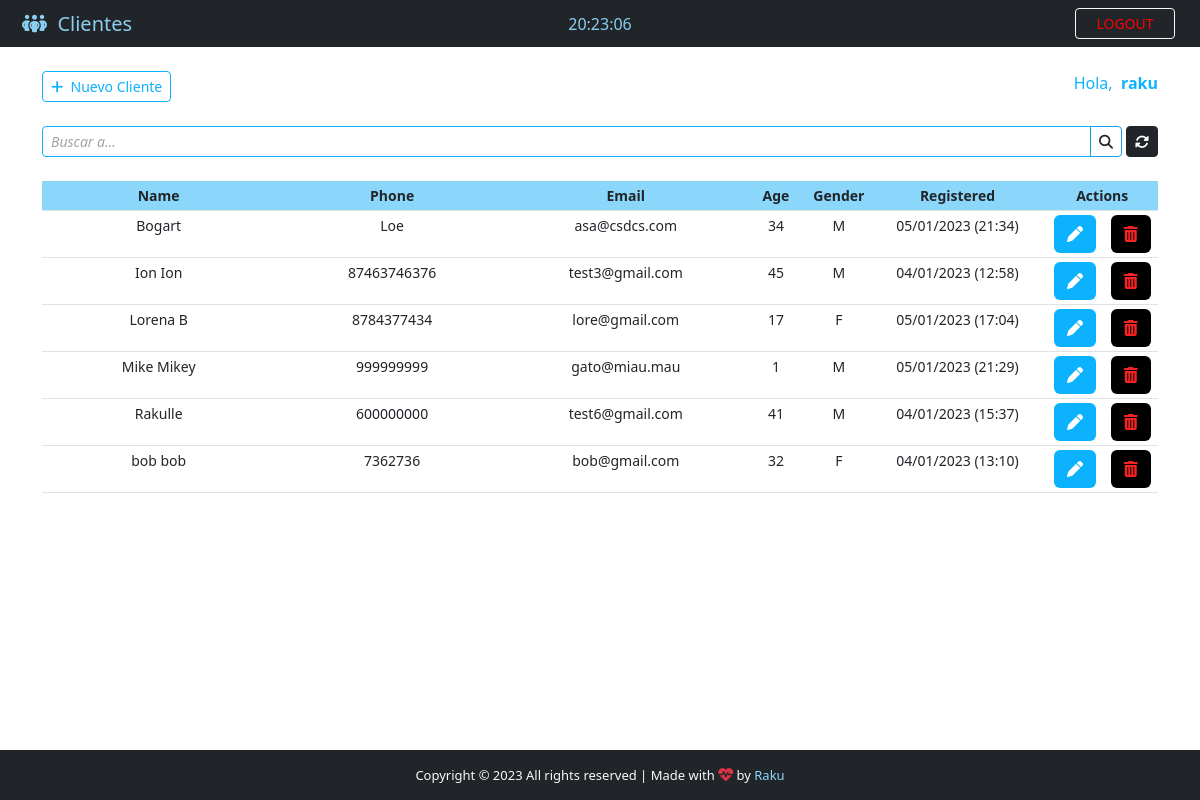
Page /backend/ (signed in) on the earlier database version.
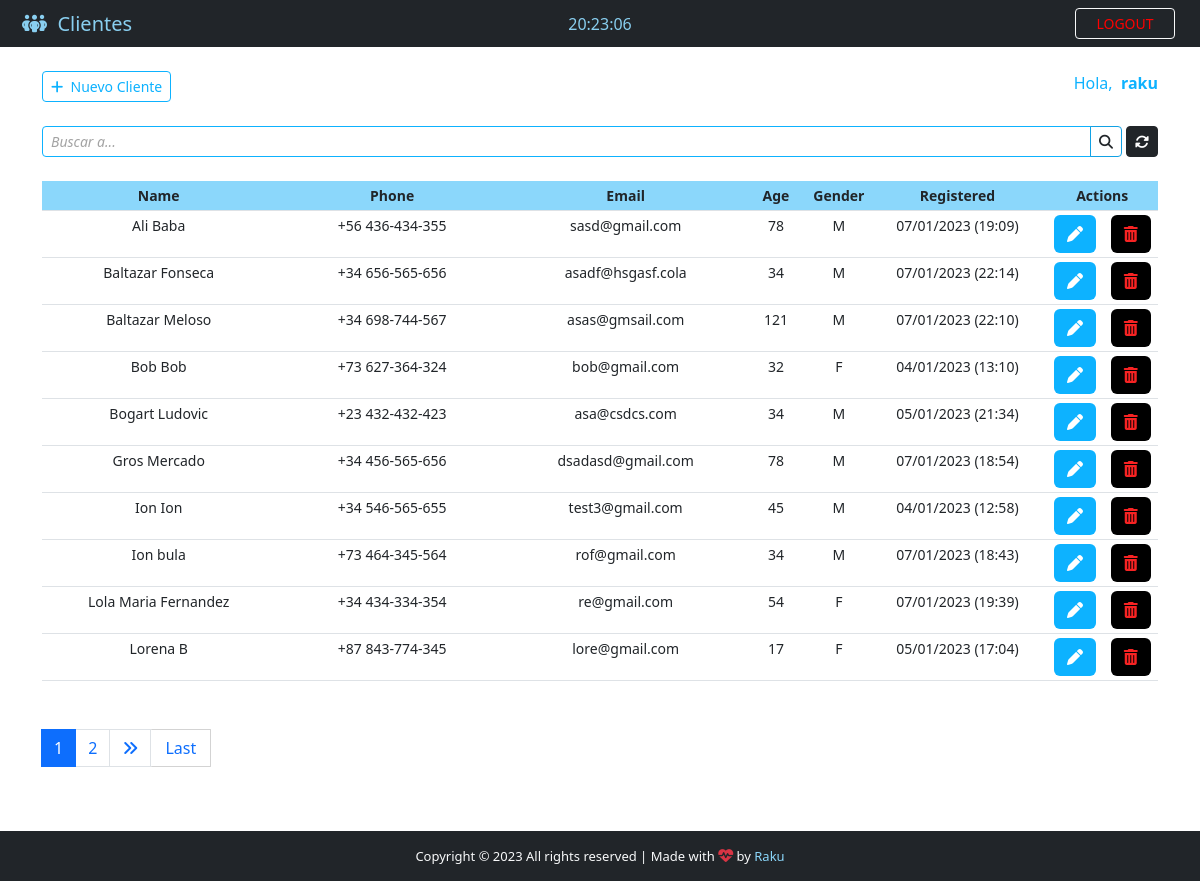
Same page on the later database version.
### App/models.py (models this page shows, shortened)
class Patient(models.Model):
    GENDER = {
        ('M', 'M'),
        ('F', 'F'),
    }
    id = models.IntegerField(primary_key=True)
    name = models.CharField(max_length=40)
    phone = models.CharField(max_length=20)
    email = models.CharField(max_length=40)
    age = models.CharField(max_length=3)
    gender = models.CharField(max_length=1, null=True, choices=GENDER)
    note = models.TextField(blank=True)
    created_at = models.DateTimeField(auto_now_add=True)

### App/views.py (the view)
# urls.py: path('backend/', views.backend, name='backend'),
@cache_control(no_cache=True, must_revalidate=True, no_store=True)
@login_required(login_url="login")
def backend(request):
    if 'q' in request.GET:
        q = request.GET.get('q')
        all_patients_list = Patient.objects.filter(
            Q(name__icontains=q) | Q(phone__icontains=q) | Q(email__icontains=q) | Q(
                age__icontains=q) | Q(gender__icontains=q) | Q(note__icontains=q)
        ).order_by('-name')
    else:
        all_patients_list = Patient.objects.all().order_by('name',)
    paginator = Paginator(all_patients_list, 10)
    page = request.GET.get('page')
    all_patients = paginator.get_page(page)
    return render(request, 'backend.html', {"patients": all_patients})

### App/templates/backend.html (shortened to what the changed rows need)
{% extends 'base.html' %}
{% block content %}
<div class="container">
  <br />
  <center>
    <table
      class="table  table-sm mt-4  "
      style="text-align: center; font-size: 14px; "
    >
      <thead style="background-color: #8bd7fb; ">
        <tr>
          <th style="width: 21%;">Name</th>
          <th style="width: 21%;">Phone</th>
          <th style="width: 21%;">Email</th>
          <th style="width: 6%;">Age</th>
          <th style="width: 5%;">Gender</th>
          <th style="width: 16%;">Registered</th>
          <th style="width: 10%;"colspan='2'> Actions</th>
        </tr>
      </thead>
      {% for patient in patients %}
      <tr id="chk_td">
        <td id="top-table" data-label='Nombre' > {{ patient.name }} </td>
        <td id="responsive-border" data-label='Telefono'> {{ patient.phone }} </td>
        <td id="responsive-border" data-label='E-mail'> {{ patient.email }} </td>
        <td id="responsive-border" data-label='Edad'> {{ patient.age }} </td>
        <td id="responsive-border" data-label='Sexo'> {{ patient.gender }} </td>
        <td id="responsive-border" data-label='Registrado a'> {{ patient.created_at | date:'d/m/Y (H:i)'}}</td>
        <td >
          <a class="btn"  style=" background-color: #0db2ff; color: white;" href="/patient/{{ patient.id }}" title="Edit Client" >
            <i class="fas fa-pen"></i>
          </a>
        </td>
        <td>
          <a class="btn" style="background-color: black;color: rgb(247, 35, 35);" title="Delete Client" data-bs-toggle="modal" data-bs-target="#deleteModal{{ patient.pk }}">
            <i class="fas fa-trash-alt"></i>
          </a>
        </td>
      </tr>
      {% endfor %}
    </table>
  </center>
  <nav class="mt-5">
    {% if patients.has_other_pages %}
    <ul class="pagination justify-content-left">
      {% for i in patients.paginator.page_range %}
          {% if patients.number == i %}
          <li class="page-item active"><span class="page-link">{{ i }}</span></li>
          {% else %}
          <li class="page-item"><a href="?page={{ i }}" class="page-link">{{ i }}</a></li>
          {% endif %}
      {% endfor %}
      {% if patients.has_next %}
      <li class="page-item"><a href="?page={{ patients.next_page_number }}" class="page-link"><i class="fas fa-angle-double-right"></i></a></li>
      <a href="?page={{ patients.paginator.num_pages }}" class="btn btn-outline-primary mb-4" style="width: 60px;border-radius: 1px;border: 1px solid #d3d3d3;border-left: none;">Last</a>
      {% else %}
      <li class="page-item-disabled"></li>
      {% endif %}
    </ul>
    {% endif %}
  </nav>
</div>
<br>
<br>
<br>
{% endblock %}

Differences in the rows shown:
no longer on this page (row edited): Patient: name "Mike Mikey", phone "999999999", email "gato@miau.mau", age "1", gender "M", created_at "05/01/2023 (21:29)"
no longer on this page (row edited): Patient: name "Rakulle", phone "600000000", email "test6@gmail.com", age "41", gender "M", created_at "04/01/2023 (15:37)"
added Patient: name "Ali Baba", phone "+56 436-434-355", email "sasd@gmail.com", age "78", gender "M", created_at "07/01/2023 (19:09)"
added Patient: name "Baltazar Fonseca", phone "+34 656-565-656", email "asadf@hsgasf.cola", age "34", gender "M", created_at "07/01/2023 (22:14)"
added Patient: name "Baltazar Meloso", phone "+34 698-744-567", email "asas@gmsail.com", age "121", gender "M", created_at "07/01/2023 (22:10)"
changed Patient "bob@gmail.com": name "bob bob" → "Bob Bob"; phone "7362736" → "+73 627-364-324"; moves up the list
changed Patient "asa@csdcs.com": name "Bogart" → "Bogart Ludovic"; phone "Loe" → "+23 432-432-423"
added Patient: name "Gros Mercado", phone "+34 456-565-656", email "dsadasd@gmail.com", age "78", gender "M", created_at "07/01/2023 (18:54)"
changed Patient "Ion Ion": phone "87463746376" → "+34 546-565-655"
added Patient: name "Ion bula", phone "+73 464-345-564", email "rof@gmail.com", age "34", gender "M", created_at "07/01/2023 (18:43)"
added Patient: name "Lola Maria Fernandez", phone "+34 434-334-354", email "re@gmail.com", age "54", gender "F", created_at "07/01/2023 (19:39)"
changed Patient "Lorena B": phone "8784377434" → "+87 843-774-345"
Other differences:
new list line: "1"
new list line: "2"
text now shown: "Last"
